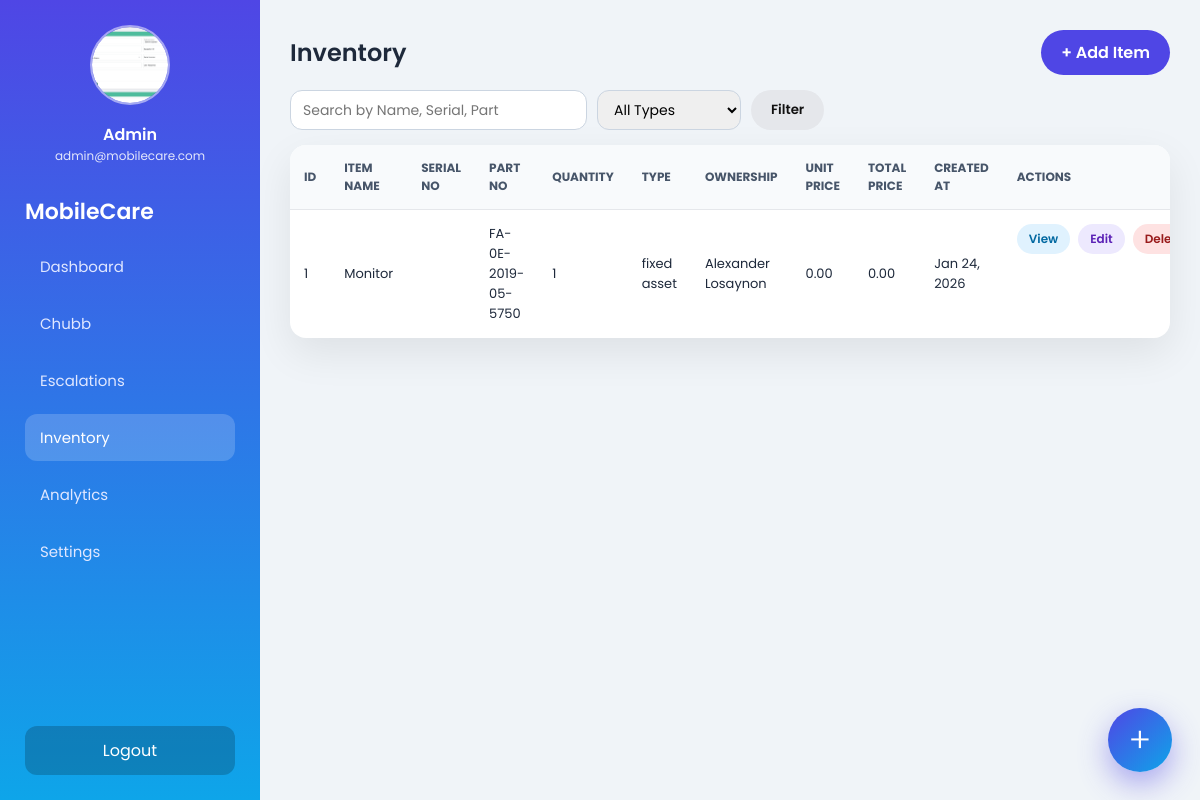
The app's page /Inventory/inventory.php (signed in) with its own data.
### tables this page shows
CREATE TABLE `users` (
  `id` int(11) NOT NULL,
  `email` varchar(100) NOT NULL,
  `name` varchar(100) DEFAULT NULL,
  `password` varchar(255) NOT NULL,
  `role` enum('admin','manager','engineer','user') NOT NULL DEFAULT 'user',
  `account_type` varchar(100) NOT NULL,
  `is_engineer` tinyint(1) DEFAULT 0,
  `created_at` timestamp NOT NULL DEFAULT current_timestamp(),
  `last_activity` datetime DEFAULT NULL,
  `reset_token` varchar(255) DEFAULT NULL,
  `reset_expires` datetime DEFAULT NULL,
  `full_name` varchar(255) DEFAULT NULL,
  `personal_id` varchar(100) DEFAULT NULL,
  `profile_image` varchar(255) DEFAULT NULL,
  `position` varchar(100) NOT NULL,
  `active` tinyint(1) NOT NULL DEFAULT 1 COMMENT '1 = active, 0 = inactive'
);

CREATE TABLE `inventory` (
  `id` int(11) NOT NULL,
  `item_name` varchar(255) NOT NULL,
  `serial_no` varchar(100) DEFAULT NULL,
  `part_no` varchar(100) DEFAULT NULL,
  `quantity` int(11) NOT NULL DEFAULT 0,
  `type` enum('adhesive','fixed asset','consumables','others') NOT NULL DEFAULT 'others',
  `ownership` varchar(50) DEFAULT NULL,
  `unit_price` decimal(10,2) NOT NULL DEFAULT 0.00,
  `total_price` decimal(10,2) NOT NULL DEFAULT 0.00,
  `site` varchar(100) DEFAULT NULL,
  `created_at` timestamp NOT NULL DEFAULT current_timestamp()
);

### Inventory/inventory.php (the view, shortened to what this page needs)
<?php
$conn = new mysqli("localhost", "root", "", "Mobilecare_monitoring");
$isAdmin = $_SESSION['email'] === 'admin@mobilecare.com';
$search = $_GET['search'] ?? '';
$typeFilter = $_GET['type'] ?? '';
$sql = "SELECT * FROM inventory WHERE 1=1";
$params = [];
$sql .= " ORDER BY created_at DESC";
if (!$isAdmin || $search || $typeFilter) {
    $stmt = $conn->prepare($sql);
    if ($params) {
        $typesStr = str_repeat('s', count($params));
        $stmt->bind_param($typesStr, ...$params);
    }
    $stmt->execute();
    $result = $stmt->get_result();
} else {
    $result = $conn->query($sql);
}
?>
<!DOCTYPE html>
<html lang="en">
<head>
</head>
<body>
<?php require_once __DIR__.'/../sidebar/sidebar.php'; ?>
<div class="main">
<div class="header">
    <h2>Inventory</h2>
    <a href="inventory_add.php" class="btn primary">+ Add Item</a>
</div>
<form class="form-inline" method="GET" style="margin-bottom:15px;">
    <input type="text" name="search" placeholder="Search by Name, Serial, Part" value="<?= htmlspecialchars($search) ?>">
    <select name="type">
        <option value="">All Types</option>
    </select>
    <button type="submit" class="btn secondary">Filter</button>
</form>
<div class="card">
<table>
<thead>
<tr>
    <th>ID</th>
    <th>Item Name</th>
    <th>Serial No</th>
    <th>Part No</th>
    <th>Quantity</th>
    <th>Type</th>
    <th>Ownership</th>
    <th>Unit Price</th>
    <th>Total Price</th>
    <th>Created At</th>
    <th>Actions</th>
</tr>
</thead>
<tbody>
<?php if ($result->num_rows === 0): ?>
<tr>
    <td colspan="10" style="text-align:center;color:#64748b;padding:30px">
        No inventory items found
    </td>
</tr>
<?php else: ?>
<?php while($row = $result->fetch_assoc()): ?>
<tr>
    <td><?= $row['id'] ?></td>
    <td><?= htmlspecialchars($row['item_name']) ?></td>
    <td><?= htmlspecialchars($row['serial_no'] ?? '') ?></td>
    <td><?= htmlspecialchars($row['part_no'] ?? '') ?></td>
    <td><?= $row['quantity'] ?></td>
    <td><?= htmlspecialchars($row['type']) ?></td>
    <td><?= htmlspecialchars($row['ownership'] ?? 'Not specified') ?></td>
    <td><?= number_format($row['unit_price'],2) ?></td>
    <td><?= number_format($row['total_price'],2) ?></td>
    <td><?= date('M d, Y', strtotime($row['created_at'])) ?></td>
    <td class="actions">
        <a class="view" href="inventory_view.php?id=<?= $row['id'] ?>">View</a>
          <a class="edit" href="inventory_edit.php?id=<?= $row['id'] ?>">Edit</a>
        <?php if($isAdmin): ?>
            <a class="delete" href="inventory_delete.php?id=<?= $row['id'] ?>"
               onclick="return confirm('Delete this item?')">Delete</a>
        <?php endif; ?>
    </td>
</tr>
<?php endwhile; ?>
<?php endif; ?>
</tbody>
</table>
</div>
</div>
</body>
</html>

### sidebar/sidebar.php (shortened to what this page needs)
<?php
$current = basename($_SERVER['PHP_SELF']);
$conn = new mysqli('localhost','root','','Mobilecare_monitoring');
$user_id = $_SESSION['user_id'] ?? 0;
$profile_image = $full_name = $email = $role = '';
if($user_id){
    $stmt = $conn->prepare("SELECT full_name, email, profile_image, role FROM users WHERE id=?");
    if($stmt){
        $stmt->bind_param("i",$user_id);
        $stmt->execute();
        $stmt->bind_result($full_name, $email, $profile_image, $role);
    }
}
$isAdmin = ($role === 'admin');
$display_name = $full_name ?: $email;
$profile_image_url = $profile_image
    ? "/Mobilecare_Monitoring/uploads/".htmlspecialchars($profile_image)
    : "/Mobilecare_Monitoring/uploads/default.png";
?>
<div class="sidebar">
    <div class="profile">
        <img src="<?= $profile_image_url ?>">
        <div class="name"><?= htmlspecialchars($display_name) ?></div>
        <div class="email"><?= htmlspecialchars($email) ?></div>
    </div>
    <div class="logo">MobileCare</div>
    <div class="nav">
        <a href="/Mobilecare_Monitoring/dashboard.php" class="<?= $current==='dashboard.php'?'active':'' ?>">Dashboard</a>
        <a href="/Mobilecare_Monitoring/Chubb/chubb.php" class="<?= $current==='chubb.php'?'active':'' ?>">Chubb</a>
        <a href="/Mobilecare_Monitoring/Escalations/escalations.php" class="<?= $current==='escalations.php'?'active':'' ?>">Escalations</a>
        <a href="/Mobilecare_Monitoring/Inventory/inventory.php" class="<?= $current==='inventory.php'?'active':'' ?>">Inventory</a>
        <?php if($isAdmin): ?>
            <a href="/Mobilecare_Monitoring/Reports/reports.php" class="<?= $current==='reports.php'?'active':'' ?>">Analytics</a>
        <?php else: ?>
            <a href="/Mobilecare_Monitoring/Endorsement_tally/endorsement_tally.php" class="<?= $current==='endorsement_tally.php'?'active':'' ?>">Endorsements</a>
        <?php endif; ?>
        <a href="/Mobilecare_Monitoring/settings/settings.php" class="<?= $current==='settings.php'?'active':'' ?>">Settings</a>
    </div>
    <a href="/Mobilecare_monitoring/Login/logout.php" class="logout">Logout</a>
</div>
<div class="floating-menu">
    <button class="menu-btn" id="menuBtn">+</button>
</div>

### Inventory/inventory.php (style rules this page uses)
* { box-sizing:border-box;font-family:Poppins;margin:0;padding:0 }
body { background:#f0f4f8;color:#1e293b }
.main { margin-left:260px; padding:30px; }
.header { display:flex; justify-content:space-between; align-items:center; margin-bottom:15px; flex-wrap:wrap; gap:10px; }
.header h2 { font-weight:600 }
.form-inline { display:flex; gap:10px; flex-wrap:wrap; }
.form-inline input, .form-inline select { padding:8px 12px; border-radius:12px; border:1px solid #cbd5e1; font-size:14px; }
.btn { padding:10px 20px; border-radius:999px; border:none; font-weight:600; cursor:pointer; text-decoration:none; }
.btn.primary { background:#4f46e5;color:#fff;transition:.2s }
.btn.secondary { background:#e5e7eb;color:#111;transition:.2s }
.card { background:#fff; border-radius:16px; box-shadow:0 15px 40px rgba(0,0,0,.08); overflow:hidden; }
table { width:100%; border-collapse:collapse; }
th,td { padding:14px; font-size:13px; text-align:left; border-bottom:1px solid #e5e7eb; }
th { background:#f8fafc; text-transform:uppercase; font-size:12px; color:#475569; }
tr:last-child td { border-bottom:none }
.actions { display:flex; gap:8px; }
.actions a { padding:6px 12px; border-radius:999px; font-size:12px; font-weight:600; text-decoration:none; }
.view { background:#e0f2fe;color:#0369a1 }
.edit { background:#ede9fe;color:#5b21b6 }
.delete { background:#fee2e2;color:#991b1b }

### sidebar/sidebar.php (style rules this page uses)
.sidebar { position:fixed; top:0;left:0; width:260px;height:100vh; background:linear-gradient(180deg,#4f46e5,#0ea5e9); color:#fff; padding:25px; display:flex; flex-direction:column; z-index:100; }
.profile { text-align:center;margin-bottom:30px }
.profile img { width:80px;height:80px;border-radius:50%; border:2px solid rgba(255,255,255,.5); object-fit:cover;margin-bottom:10px }
.profile .name { font-weight:600;font-size:16px }
.profile .email { font-size:12px;opacity:.85;word-break:break-word }
.logo { font-size:22px;font-weight:600;margin-bottom:15px }
.nav a { display:block; padding:12px 15px; border-radius:12px; color:#e0e7ff; text-decoration:none; margin-bottom:10px; font-size:15px; }
.nav a.active,.nav a:hover { background:rgba(255,255,255,.18); color:#fff; }
.logout { margin-top:auto; padding:12px; border-radius:12px; background:rgba(0,0,0,.2); text-align:center; color:#fff; text-decoration:none; }
.floating-menu { position:fixed; right:28px; bottom:28px; z-index:1000; }
.menu-btn { width:64px; height:64px; border-radius:50%; border:none; cursor:pointer; background:linear-gradient(135deg,#4f46e5,#0ea5e9); color:#fff; font-size:34px; font-weight:300; display:flex; align-items:center; justify-content:center; box-shadow: 0 12px 30px rgba(79,70,229,.45), 0 0 0 0 rgba(79,70,229,.6); transition: transform .35s ease, box-shadow .35s ease; }

### records on screen
users: profile_image (picture), full_name "Admin", email "admin@mobilecare.com"
inventory: id "1", item_name "Monitor", part_no "FA-0E-2019-05-5750", quantity "1", type "fixed asset", ownership "Alexander Losaynon", unit_price "0.00", total_price "0.00", created_at "Jan 24, 2026"
